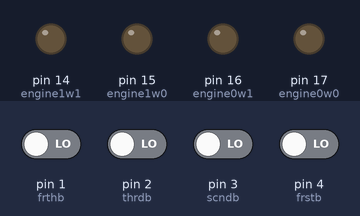
Recording of a sketch running on a simulated Arduino Uno, built with avr-gcc and run on an emulated ATmega328P. Shown: output pins drawn as LEDs (lit = HIGH). Dashed ring = blinking. The test bench sets the inputs (shaded band); at power-on: pin 1 (frthb), pin 2 (thrdb), pin 3 (scndb), pin 4 (frstb) LOW.

Above: at 1.2 s.
1.3 s: pin 1 (frthb) driven HIGH
At 1.8 s:
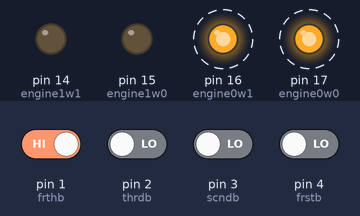
4.3 s: pin 2 (thrdb) driven HIGH
At 4.7 s:
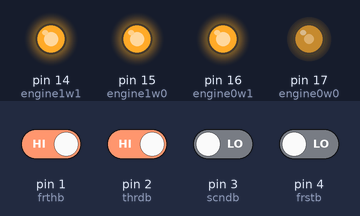
5.8 s: pin 4 (frstb) driven HIGH
At 5.95 s:
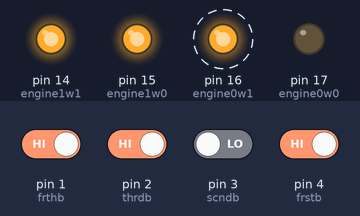
8.8 s: pin 1 (frthb) driven LOW
At 9.64 s:
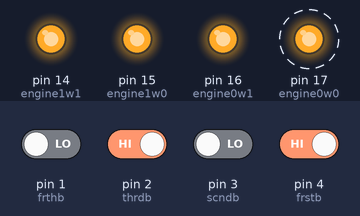
11.8 s: pin 3 (scndb) driven HIGH
At 14.02 s:
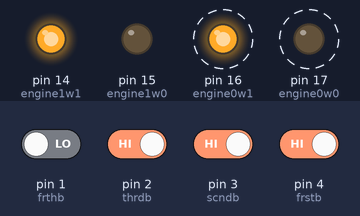
14.8 s: pin 3 (scndb) driven LOW
At 15.57 s:
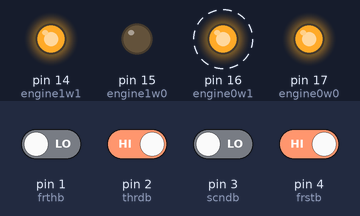
Timing chart, 0 to 22.4 s (numbered marks = the images above; inputs shaded):
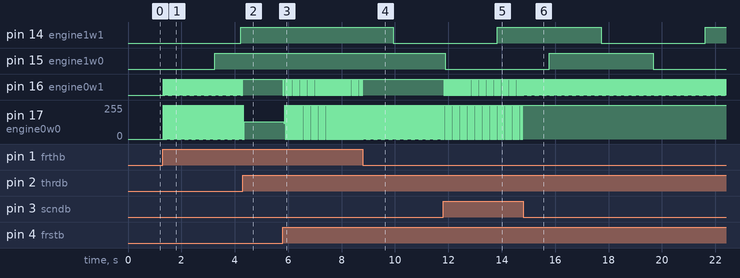

The sketch:

Winding_Machine.ino
```cpp
#include <avr/wdt.h>

#define frstb 4
#define scndb 3
#define thrdb 2
#define frthb 1
#define engine0w0 17
#define engine0w1 16
#define engine1w0 15
#define engine1w1 14
int delaytime = 5;
bool work = false;
int step0 = 0, step1 = 0;
int steps0eng = 0;
int revs = 0;
int revsprlay = 250;
bool chk = false;

/*
Таблица истинности шаговика
первый выход мк 0 1
второй выход мк  0 1

Большой шаговый 96 шагов
Малый шаговый 20 (6.5 шагов для прохождения 1 мм)
*/

void setup() {
  wdt_enable(WDTO_2S);
  pinMode(engine0w0, OUTPUT);
  pinMode(engine0w1, OUTPUT);
  pinMode(engine1w0, OUTPUT);
  pinMode(engine1w1, OUTPUT);
  pinMode(frstb, INPUT);
  pinMode(scndb, INPUT);
  pinMode(thrdb, INPUT);
  pinMode(frthb, INPUT);

}

void rotatingW0(int enginew0, int enginew1) {
  switch(step0){
    case 0:
      digitalWrite(enginew0, false);
      break;
    case 1:
      digitalWrite(enginew1, false);
      break;
    case 2:
      digitalWrite(enginew0, true);
      break;
    case 3:
      digitalWrite(enginew1, true);
      break;
  }
  step0++;
  if(step0 == 4)
    step0 = 0;
}

void rotatingW1(int enginew0, int enginew1) {
  switch(step1){
    case 0:
      digitalWrite(enginew0, false);
      break;
    case 1:
      digitalWrite(enginew1, false);
      break;
    case 2:
      digitalWrite(enginew0, true);
      break;
    case 3:
      digitalWrite(enginew1, true);
      break;
  }
  step1++;
  if(step1 == 4)
    step1 = 0;
}

void loop() {
  delay(delaytime);
  if(revs % 2 != 0)
    chk = false;
  wdt_reset();

  if(steps0eng == -1){
    steps0eng = 96;
    revs--;
  }
  if(steps0eng == 97){
    steps0eng = 0;
    revs++;
  }
  if(digitalRead(frstb) == HIGH)
    work = true;
  if(digitalRead(scndb) == HIGH)
    work = false;

  if(work == true){
    delaytime = 10;
    rotatingW0(engine0w0, engine0w1);
  }

  if(digitalRead(thrdb) == true /*&& revs > 0*/){
    steps0eng--;
    rotatingW0(engine0w1, engine0w0);
    if(revs % 2 == 0 && chk == false){
      rotatingW1(engine1w1, engine1w0);
      chk = true;
    }
  }
  if(digitalRead(frthb) == true/* && revs < revsprlay*/){
    steps0eng++;
    rotatingW0(engine0w0, engine0w1);
    if(revs % 2 == 0 && chk == false){
      rotatingW1(engine1w0, engine1w1);
      chk = true;
    }
  }
}
```

Measured:
- after the input at 1.3 s, pin 14 (engine1w1): LOW → HIGH after 2.9 s; pin 15 (engine1w0): LOW → HIGH after 2.0 s; pin 16 (engine0w1): alternates HIGH for 0.01 s and LOW for 0.01 s, starting at once; pin 17 (engine0w0): alternates 255/255 for 0.01 s and 0/255 for 0.01 s, starting at once
- after the input at 4.3 s, pin 15 (engine1w0): stays HIGH (without the input it goes to LOW after 0.90 s); pin 16 (engine0w1): stops changing and stays HIGH
- after the input at 5.8 s, pin 16 (engine0w1): alternates HIGH for 0.02 s and LOW for 0.02 s, starting at once; pin 17 (engine0w0): 128/255 → 120/255 at once, then repeats every 0.04 s: 255/255 0.02 s, 0/255 0.02 s
- after the input at 8.8 s, pin 14 (engine1w1): HIGH → LOW after 1.1 s; pin 16 (engine0w1): stops changing and stays HIGH; pin 17 (engine0w0): alternates 255/255 for 0.01 s and 0/255 for 0.01 s, starting after 0.06 s
- after the input at 11.8 s, pin 16 (engine0w1): alternates HIGH for 0.02 s and LOW for 0.02 s, starting at once; pin 17 (engine0w0): alternates 255/255 for 0.02 s and 0/255 for 0.02 s, starting after 0.08 s
- after the input at 14.8 s, pin 16 (engine0w1): alternates HIGH for 0.01 s and LOW for 0.01 s, starting at once; pin 17 (engine0w0): stops changing and stays 255/255
